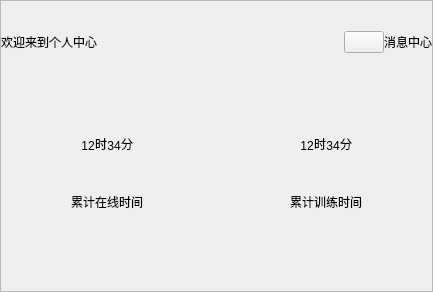
      <widget class="QFrame" name="rightFrame1">
       <property name="frameShape">
        <enum>QFrame::StyledPanel</enum>
       </property>
       <property name="frameShadow">
        <enum>QFrame::Raised</enum>
       </property>
       <layout class="QVBoxLayout" name="verticalLayout_21">
        <property name="spacing">
         <number>0</number>
        </property>
        <property name="leftMargin">
         <number>0</number>
        </property>
        <property name="topMargin">
         <number>0</number>
        </property>
        <property name="rightMargin">
         <number>0</number>
        </property>
        <property name="bottomMargin">
         <number>0</number>
        </property>
        <item>
         <layout class="QVBoxLayout" name="verticalLayout_20">
          <item>
           <spacer name="verticalSpacer_57">
            <property name="orientation">
             <enum>Qt::Vertical</enum>
            </property>
            <property name="sizeType">
             <enum>QSizePolicy::Fixed</enum>
            </property>
            <property name="sizeHint" stdset="0">
             <size>
              <width>20</width>
              <height>30</height>
             </size>
            </property>
           </spacer>
          </item>
          <item>
           <layout class="QHBoxLayout" name="horizontalLayout_13">
            <item>
             <widget class="QLabel" name="welcomeLabel">
              <property name="text">
               <string>欢迎来到个人中心</string>
              </property>
             </widget>
            </item>
            <item>
             <spacer name="horizontalSpacer_36">
              <property name="orientation">
               <enum>Qt::Horizontal</enum>
              </property>
              <property name="sizeHint" stdset="0">
               <size>
                <width>40</width>
                <height>20</height>
               </size>
              </property>
             </spacer>
            </item>
            <item>
             <widget class="QPushButton" name="messageBtn">
              <property name="text">
               <string/>
              </property>
             </widget>
            </item>
            <item>
             <widget class="QLabel" name="messageLabel">
              <property name="text">
               <string>消息中心</string>
              </property>
             </widget>
            </item>
           </layout>
          </item>
          <item>
           <spacer name="verticalSpacer_56">
            <property name="orientation">
             <enum>Qt::Vertical</enum>
            </property>
            <property name="sizeHint" stdset="0">
             <size>
              <width>20</width>
              <height>40</height>
             </size>
            </property>
           </spacer>
          </item>
          <item>
           <layout class="QHBoxLayout" name="horizontalLayout_16">
            <item>
             <spacer name="horizontalSpacer_44">
              <property name="orientation">
               <enum>Qt::Horizontal</enum>
              </property>
              <property name="sizeHint" stdset="0">
               <size>
                <width>40</width>
                <height>20</height>
               </size>
              </property>
             </spacer>
            </item>
            <item>
             <layout class="QVBoxLayout" name="verticalLayout_18">
              <item>
               <spacer name="verticalSpacer_41">
                <property name="orientation">
                 <enum>Qt::Vertical</enum>
                </property>
                <property name="sizeHint" stdset="0">
                 <size>
                  <width>20</width>
                  <height>40</height>
                 </size>
                </property>
               </spacer>
              </item>
              <item>
               <layout class="QHBoxLayout" name="horizontalLayout_14">
                <item>
                 <spacer name="horizontalSpacer_38">
                  <property name="orientation">
                   <enum>Qt::Horizontal</enum>
                  </property>
                  <property name="sizeHint" stdset="0">
                   <size>
                    <width>40</width>
                    <height>20</height>
                   </size>
                  </property>
                 </spacer>
                </item>
                <item>
                 <widget class="QLabel" name="hourLabel11">
                  <property name="text">
                   <string>12</string>
                  </property>
                  <property name="alignment">
                   <set>Qt::AlignBottom|Qt::AlignHCenter</set>
                  </property>
                 </widget>
                </item>
                <item>
                 <widget class="QLabel" name="hourLabel12">
                  <property name="text">
                   <string>时</string>
                  </property>
                  <property name="alignment">
                   <set>Qt::AlignBottom|Qt::AlignHCenter</set>
                  </property>
                 </widget>
                </item>
                <item>
                 <widget class="QLabel" name="minuteLabel11">
                  <property name="text">
                   <string>34</string>
                  </property>
                  <property name="alignment">
                   <set>Qt::AlignBottom|Qt::AlignHCenter</set>
                  </property>
                 </widget>
                </item>
                <item>
                 <widget class="QLabel" name="minuteLabel12">
                  <property name="text">
                   <string>分</string>
                  </property>
                  <property name="alignment">
                   <set>Qt::AlignBottom|Qt::AlignHCenter</set>
                  </property>
                 </widget>
                </item>
                <item>
                 <spacer name="horizontalSpacer_37">
                  <property name="orientation">
                   <enum>Qt::Horizontal</enum>
                  </property>
                  <property name="sizeHint" stdset="0">
                   <size>
                    <width>40</width>
                    <height>20</height>
                   </size>
                  </property>
                 </spacer>
                </item>
               </layout>
              </item>
              <item>
               <spacer name="verticalSpacer_51">
                <property name="orientation">
                 <enum>Qt::Vertical</enum>
                </property>
                <property name="sizeHint" stdset="0">
                 <size>
                  <width>20</width>
                  <height>40</height>
                 </size>
                </property>
               </spacer>
              </item>
              <item>
               <widget class="QLabel" name="onlineTimeLabel1">
                <property name="text">
                 <string>累计在线时间</string>
                </property>
                <property name="alignment">
                 <set>Qt::AlignCenter</set>
                </property>
               </widget>
              </item>
              <item>
               <spacer name="verticalSpacer_50">
                <property name="orientation">
                 <enum>Qt::Vertical</enum>
                </property>
                <property name="sizeHint" stdset="0">
                 <size>
                  <width>20</width>
                  <height>40</height>
                 </size>
                </property>
               </spacer>
              </item>
             </layout>
            </item>
            <item>
             <spacer name="horizontalSpacer_43">
              <property name="orientation">
               <enum>Qt::Horizontal</enum>
              </property>
              <property name="sizeHint" stdset="0">
               <size>
                <width>40</width>
                <height>20</height>
               </size>
              </property>
             </spacer>
            </item>
            <item>
             <widget class="QLabel" name="verticalLine6">
              <property name="text">
               <string/>
              </property>
             </widget>
            </item>
            <item>
             <spacer name="horizontalSpacer_42">
              <property name="orientation">
               <enum>Qt::Horizontal</enum>
              </property>
              <property name="sizeHint" stdset="0">
               <size>
                <width>40</width>
                <height>20</height>
               </size>
              </property>
             </spacer>
            </item>
            <item>
             <layout class="QVBoxLayout" name="verticalLayout_19">
              <item>
               <spacer name="verticalSpacer_52">
                <property name="orientation">
                 <enum>Qt::Vertical</enum>
                </property>
                <property name="sizeHint" stdset="0">
                 <size>
                  <width>20</width>
                  <height>40</height>
                 </size>
                </property>
               </spacer>
              </item>
              <item>
               <layout class="QHBoxLayout" name="horizontalLayout_15">
                <item>
                 <spacer name="horizontalSpacer_39">
                  <property name="orientation">
                   <enum>Qt::Horizontal</enum>
                  </property>
                  <property name="sizeHint" stdset="0">
                   <size>
                    <width>40</width>
                    <height>20</height>
                   </size>
                  </property>
                 </spacer>
                </item>
                <item>
                 <widget class="QLabel" name="hourLabel21">
                  <property name="text">
                   <string>12</string>
                  </property>
                  <property name="alignment">
                   <set>Qt::AlignBottom|Qt::AlignHCenter</set>
                  </property>
                 </widget>
                </item>
                <item>
                 <widget class="QLabel" name="hourLabel22">
                  <property name="text">
                   <string>时</string>
                  </property>
                  <property name="alignment">
                   <set>Qt::AlignBottom|Qt::AlignHCenter</set>
                  </property>
                 </widget>
                </item>
                <item>
                 <widget class="QLabel" name="minuteLabel21">
                  <property name="text">
                   <string>34</string>
                  </property>
                  <property name="alignment">
                   <set>Qt::AlignBottom|Qt::AlignHCenter</set>
                  </property>
                 </widget>
                </item>
                <item>
                 <widget class="QLabel" name="minuteLabel22">
                  <property name="text">
                   <string>分</string>
                  </property>
                  <property name="alignment">
                   <set>Qt::AlignBottom|Qt::AlignHCenter</set>
                  </property>
                 </widget>
                </item>
                <item>
                 <spacer name="horizontalSpacer_40">
                  <property name="orientation">
                   <enum>Qt::Horizontal</enum>
                  </property>
                  <property name="sizeHint" stdset="0">
                   <size>
                    <width>40</width>
                    <height>20</height>
                   </size>
                  </property>
                 </spacer>
                </item>
               </layout>
              </item>
              <item>
               <spacer name="verticalSpacer_53">
                <property name="orientation">
                 <enum>Qt::Vertical</enum>
                </property>
                <property name="sizeHint" stdset="0">
                 <size>
                  <width>20</width>
                  <height>40</height>
                 </size>
                </property>
               </spacer>
              </item>
              <item>
               <widget class="QLabel" name="onlineTimeLabel2">
                <property name="text">
                 <string>累计训练时间</string>
                </property>
                <property name="alignment">
                 <set>Qt::AlignCenter</set>
                </property>
               </widget>
              </item>
              <item>
               <spacer name="verticalSpacer_54">
                <property name="orientation">
                 <enum>Qt::Vertical</enum>
                </property>
                <property name="sizeHint" stdset="0">
                 <size>
                  <width>20</width>
                  <height>40</height>
                 </size>
                </property>
               </spacer>
              </item>
             </layout>
            </item>
            <item>
             <spacer name="horizontalSpacer_41">
              <property name="orientation">
               <enum>Qt::Horizontal</enum>
              </property>
              <property name="sizeHint" stdset="0">
               <size>
                <width>40</width>
                <height>20</height>
               </size>
              </property>
             </spacer>
            </item>
           </layout>
          </item>
          <item>
           <spacer name="verticalSpacer_55">
            <property name="orientation">
             <enum>Qt::Vertical</enum>
            </property>
            <property name="sizeHint" stdset="0">
             <size>
              <width>20</width>
              <height>40</height>
             </size>
            </property>
           </spacer>
          </item>
         </layout>
        </item>
       </layout>
      </widget>
